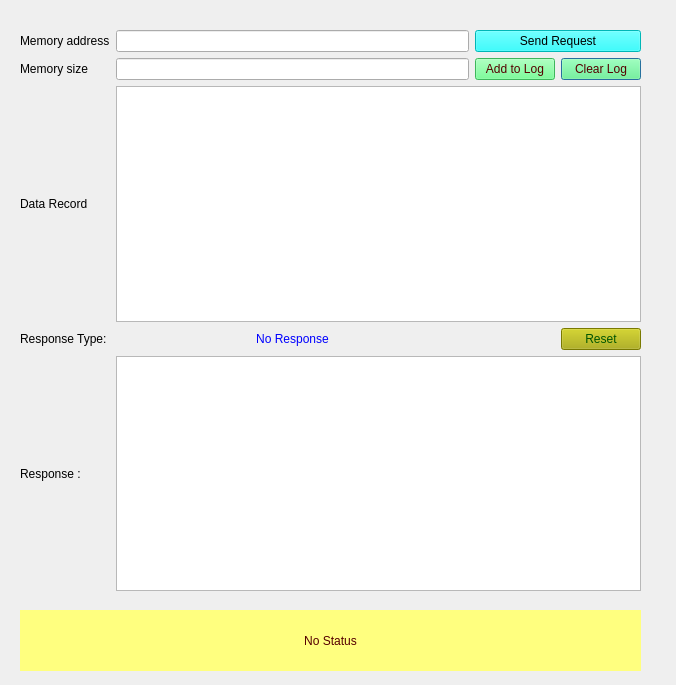
<?xml version="1.0" encoding="UTF-8"?>
<ui version="4.0">
 <class>Ui_form_SID3D</class>
 <widget class="QDialog" name="Ui_form_SID3D">
  <property name="geometry">
   <rect>
    <x>0</x>
    <y>0</y>
    <width>676</width>
    <height>685</height>
   </rect>
  </property>
  <property name="windowTitle">
   <string>Dialog</string>
  </property>
  <widget class="QWidget" name="layoutWidget">
   <property name="geometry">
    <rect>
     <x>20</x>
     <y>30</y>
     <width>621</width>
     <height>561</height>
    </rect>
   </property>
   <layout class="QGridLayout" name="gridLayout_2">
    <property name="sizeConstraint">
     <enum>QLayout::SetNoConstraint</enum>
    </property>
    <item row="7" column="0">
     <widget class="QLabel" name="label_4">
      <property name="text">
       <string>Response : </string>
      </property>
     </widget>
    </item>
    <item row="0" column="0">
     <widget class="QLabel" name="label_8">
      <property name="text">
       <string>Memory address</string>
      </property>
     </widget>
    </item>
    <item row="2" column="1">
     <widget class="QLineEdit" name="lineEdit_Mem_size">
      <property name="toolTip">
       <string>&lt;html&gt;&lt;head/&gt;&lt;body&gt;&lt;p&gt;Enter Memory size in hexadecimal format&lt;/p&gt;&lt;/body&gt;&lt;/html&gt;</string>
      </property>
     </widget>
    </item>
    <item row="2" column="3">
     <widget class="QPushButton" name="pushButton_clearLog_2">
      <property name="styleSheet">
       <string notr="true">background-color: rgb(85, 255, 127);
color: rgb(85, 0, 0);</string>
      </property>
      <property name="text">
       <string>Clear Log</string>
      </property>
     </widget>
    </item>
    <item row="4" column="3">
     <widget class="QPushButton" name="pushButton_reset_2">
      <property name="styleSheet">
       <string notr="true">background-color: rgb(170, 170, 0);
font: 75 8pt &quot;MS Shell Dlg 2&quot;;
color: rgb(0, 85, 0);</string>
      </property>
      <property name="text">
       <string>Reset</string>
      </property>
     </widget>
    </item>
    <item row="2" column="0">
     <widget class="QLabel" name="label_7">
      <property name="text">
       <string>Memory size</string>
      </property>
     </widget>
    </item>
    <item row="3" column="0">
     <widget class="QLabel" name="label_9">
      <property name="text">
       <string>Data Record</string>
      </property>
     </widget>
    </item>
    <item row="4" column="1">
     <widget class="QLabel" name="label_ResType_2">
      <property name="autoFillBackground">
       <bool>false</bool>
      </property>
      <property name="styleSheet">
       <string notr="true">color: rgb(0, 0, 255);</string>
      </property>
      <property name="text">
       <string>No Response</string>
      </property>
      <property name="alignment">
       <set>Qt::AlignCenter</set>
      </property>
     </widget>
    </item>
    <item row="0" column="1">
     <widget class="QLineEdit" name="lineEdit_Mem_address">
      <property name="toolTip">
       <string>&lt;html&gt;&lt;head/&gt;&lt;body&gt;&lt;p&gt;Enter Memory Address in hexadecimal format&lt;/p&gt;&lt;/body&gt;&lt;/html&gt;</string>
      </property>
     </widget>
    </item>
    <item row="3" column="1" colspan="3">
     <widget class="QTextEdit" name="textEdit_DataRecord">
      <property name="toolTip">
       <string>&lt;html&gt;&lt;head/&gt;&lt;body&gt;&lt;p&gt;Enter Data Record in hexadecimal format&lt;/p&gt;&lt;/body&gt;&lt;/html&gt;</string>
      </property>
     </widget>
    </item>
    <item row="4" column="0">
     <widget class="QLabel" name="label_5">
      <property name="text">
       <string>Response Type: </string>
      </property>
     </widget>
    </item>
    <item row="0" column="2" colspan="2">
     <widget class="QPushButton" name="pushButton_Send23Req_2">
      <property name="toolTip">
       <string>&lt;html&gt;&lt;head/&gt;&lt;body&gt;&lt;p&gt;Sends the 3D service request to ECU&lt;/p&gt;&lt;/body&gt;&lt;/html&gt;</string>
      </property>
      <property name="styleSheet">
       <string notr="true">background-color: rgb(0, 255, 255);
border-color: rgb(0, 0, 0);
color: rgb(0, 0, 0);</string>
      </property>
      <property name="text">
       <string>Send Request</string>
      </property>
     </widget>
    </item>
    <item row="2" column="2">
     <widget class="QPushButton" name="pushButton_appendLog_2">
      <property name="styleSheet">
       <string notr="true">background-color: rgb(85, 255, 127);
color: rgb(85, 0, 0);</string>
      </property>
      <property name="text">
       <string>Add to Log</string>
      </property>
     </widget>
    </item>
    <item row="7" column="1" colspan="3">
     <widget class="QTextBrowser" name="textBrowser_Resp_2"/>
    </item>
   </layout>
  </widget>
  <widget class="QLabel" name="label_status">
   <property name="geometry">
    <rect>
     <x>20</x>
     <y>610</y>
     <width>621</width>
     <height>61</height>
    </rect>
   </property>
   <property name="styleSheet">
    <string notr="true">background-color: rgb(255, 255, 127);
color: rgb(85, 0, 0);
border-color: rgb(0, 0, 255);</string>
   </property>
   <property name="text">
    <string>No Status</string>
   </property>
   <property name="alignment">
    <set>Qt::AlignCenter</set>
   </property>
   <property name="wordWrap">
    <bool>true</bool>
   </property>
  </widget>
 </widget>
 <resources/>
 <connections/>
</ui>
